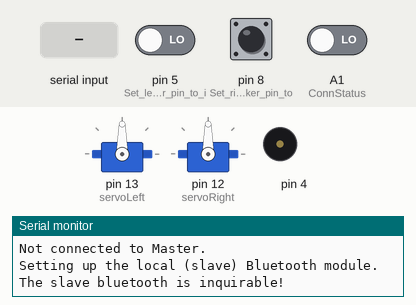
A sketch run on a simulated Arduino Uno, built with avr-gcc and run on an emulated ATmega328P. Parts: 2 × servo, buzzer (waves = sounding), the last lines printed to the serial monitor. Inputs (shaded band) come from the test bench; at power-on: pin 8 (Set_right_whisker_pin_to) LOW, pin 5 (Set_left_whisker_pin_to_i) LOW, A1 (ConnStatus) LOW.

Above: at 7.2 s.
7.3 s: "B" received over the second serial link
At 8.3 s:
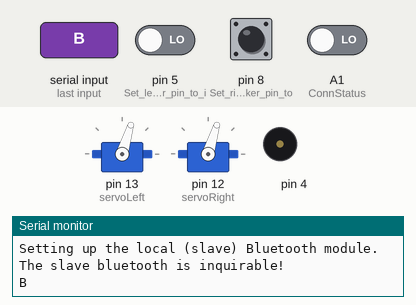
10.3 s: pin 8 (Set_right_whisker_pin_to) pulled HIGH for 1 s
At 11.8 s:
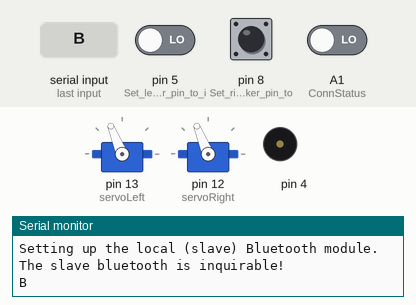
13.3 s: pin 8 (Set_right_whisker_pin_to) pulled HIGH for 3.2 s
At 15.7 s:
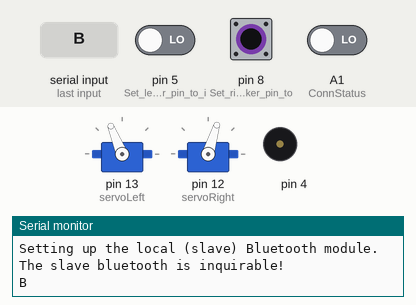
18.0 s: pin 5 (Set_left_whisker_pin_to_i) driven HIGH and pin 8 (Set_right_whisker_pin_to) driven HIGH
At 19.7 s:
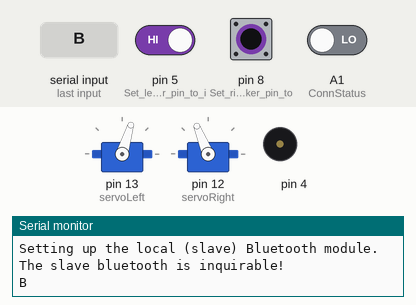
20.0 s: pin 5 (Set_left_whisker_pin_to_i) driven LOW
At 20.4 s:
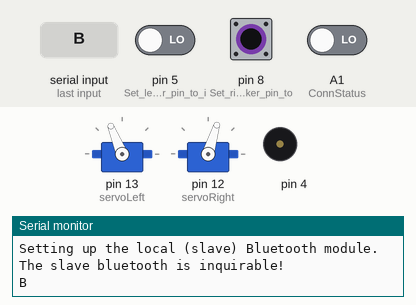
Timing chart, 0 to 24.0 s (numbered marks = the images above; inputs shaded):
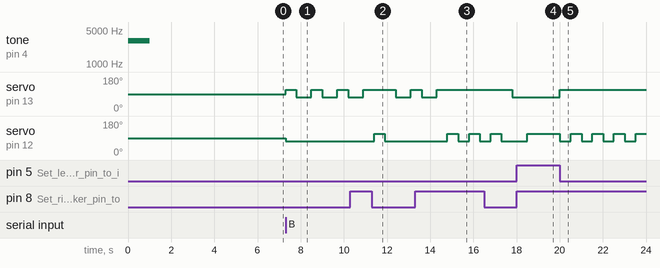

The sketch:

slaveCode.ino
```cpp
//FINAL
//-----------------------------------------------------------------------------------------------------------//
//                                                                                                           //
//  Slave_ELEC1601_Student_2019_v3                                                                           //
//  The Instructor version of this code is identical to this version EXCEPT it also sets PIN codes           //
//  20191008 Peter Jones                                                                                     //
//                                                                                                           //
//  Bi-directional passing of serial inputs via Bluetooth                                                    //
//  Note: the void loop() contents differ from "capitalise and return" code                                  //
//                                                                                                           //
//  This version was initially based on the 2011 Steve Chang code but has been substantially revised         //
//  and heavily documented throughout.                                                                       //
//                                                                                                           //
//  20190927 Ross Hutton                                                                                     //
//  Identified that opening the Arduino IDE Serial Monitor asserts a DTR signal which resets the Arduino,    //
//  causing it to re-execute the full connection setup routine. If this reset happens on the Slave system,   //
//  re-running the setup routine appears to drop the connection. The Master is unaware of this loss and      //
//  makes no attempt to re-connect. Code has been added to check if the Bluetooth connection remains         //
//  established and, if so, the setup process is bypassed.                                                   //
//                                                                                                           //
//-----------------------------------------------------------------------------------------------------------//

#include <SoftwareSerial.h>   //Software Serial Port
#include <Servo.h>

#define RxD 7
#define TxD 6
#define ConnStatus A1

#define DEBUG_ENABLED  1


// ##################################################################################
// ### EDIT THE LINES BELOW TO MATCH YOUR SHIELD NUMBER AND CONNECTION PIN OPTION ###
// ##################################################################################

int shieldPairNumber = 16;

// CAUTION: If ConnStatusSupported = true you MUST NOT use pin A1 otherwise "random" reboots will occur
// CAUTION: If ConnStatusSupported = true you MUST set the PIO[1] switch to A1 (not NC)

boolean ConnStatusSupported = true;   // Set to "true" when digital connection status is available on Arduino pin

// #######################################################

// The following two string variable are used to simplify adaptation of code to different shield pairs

String slaveNameCmd = "\r\n+STNA=Slave";   // This is concatenated with shieldPairNumber later

SoftwareSerial blueToothSerial(RxD,TxD);


//Wheels set up
Servo servoLeft;
Servo servoRight;

//whister
byte wLeftOld;                               // Previous loop whisker values
byte wRightOld;
byte counter;                                // For counting alternate corners


void setup()
{

    //Wheels set up
    servoLeft.attach(13);
    servoRight.attach(12);
    Serial.begin(9600);
    blueToothSerial.begin(38400);                    // Set Bluetooth module to default baud rate 38400

    pinMode(RxD, INPUT);
    pinMode(TxD, OUTPUT);
    pinMode(ConnStatus, INPUT);

    // whisker code
    pinMode(5, INPUT);                         // Set left whisker pin to input
    pinMode(8, INPUT);                         // Set right whisker pin to input

    tone(4, 3000, 1000);                       // Play tone for 1 second
    delay(1000);                               // Delay to finish tone

    servoRight.attach(12);                     // Attach right signal to pin 12
    servoLeft.attach(13);                      // Attach left signal to pin 13

    wLeftOld = 0;                              // Init. previous whisker states
    wRightOld = 1;
    counter = 0;                               // Initialize counter to 0

    //  Check whether Master and Slave are already connected by polling the ConnStatus pin (A1 on SeeedStudio v1 shield)
    //  This prevents running the full connection setup routine if not necessary.

    if(ConnStatusSupported) Serial.println("Checking Slave-Master connection status.");

    if(ConnStatusSupported && digitalRead(ConnStatus)==1)
    {
        Serial.println("Already connected to Master - remove USB cable if reboot of Master Bluetooth required.");
    }
    else
    {
        Serial.println("Not connected to Master.");

        setupBlueToothConnection();   // Set up the local (slave) Bluetooth module

        delay(1000);                  // Wait one second and flush the serial buffers
        Serial.flush();
        blueToothSerial.flush();
    }
}

void setupBlueToothConnection()
{
    Serial.println("Setting up the local (slave) Bluetooth module.");

    slaveNameCmd += shieldPairNumber;
    slaveNameCmd += "\r\n";

    blueToothSerial.print("\r\n+STWMOD=0\r\n");      // Set the Bluetooth to work in slave mode
    blueToothSerial.print(slaveNameCmd);             // Set the Bluetooth name using slaveNameCmd
    blueToothSerial.print("\r\n+STAUTO=0\r\n");      // Auto-connection should be forbidden here
    blueToothSerial.print("\r\n+STOAUT=1\r\n");      // Permit paired device to connect me

    //  print() sets up a transmit/outgoing buffer for the string which is then transmitted via interrupts one character at a time.
    //  This allows the program to keep running, with the transmitting happening in the background.
    //  Serial.flush() does not empty this buffer, instead it pauses the program until all Serial.print()ing is done.
    //  This is useful if there is critical timing mixed in with Serial.print()s.
    //  To clear an "incoming" serial buffer, use while(Serial.available()){Serial.read();}

    blueToothSerial.flush();
    delay(2000);                                     // This delay is required

    blueToothSerial.print("\r\n+INQ=1\r\n");         // Make the slave Bluetooth inquirable

    blueToothSerial.flush();
    delay(2000);                                     // This delay is required

    Serial.println("The slave bluetooth is inquirable!");
}

void manualDriveHandler(char input) {
    if (input == 'W') {
        //Go forward
      servoLeft.writeMicroseconds(1400);         // Left wheel counterclockwise
      servoRight.writeMicroseconds(1600);        // Right wheel clockwise
      delay(20);
    } else if (input == 'S') {
        //Go backward
        servoLeft.writeMicroseconds(1600);         // Left wheel counterclockwise
        servoRight.writeMicroseconds(1400);        // Right wheel clockwise
      delay(20);
    } else if (input == 'A') {
        //Turn left
        servoLeft.writeMicroseconds(1400);         // Left wheel counterclockwise
        servoRight.writeMicroseconds(1400);        // Right wheel clockwise
      delay(10);
    } else if (input == 'D') {
        //Turn right
        servoLeft.writeMicroseconds(1600);         // Left wheel counterclockwise
        servoRight.writeMicroseconds(1600);        // Right wheel clockwise
      delay(10);
    }
      else if (input == 'P'){
        servoLeft.writeMicroseconds(1500);         // Left wheel counterclockwise
        servoRight.writeMicroseconds(1500);
    }
}

void forward(int time)                       // Forward function
{
  servoLeft.writeMicroseconds(1300);         // Left wheel counterclockwise
  servoRight.writeMicroseconds(1700);        // Right wheel clockwise
  delay(time);                               // Maneuver for time ms
}

void turnLeft(int time)                      // Left turn function
{
  servoLeft.writeMicroseconds(1300);         // Left wheel clockwise
  servoRight.writeMicroseconds(1300);        // Right wheel clockwise
  delay(time);                               // Maneuver for time ms
}

void turnRight(int time)                     // Right turn function
{
  servoLeft.writeMicroseconds(1700);         // Left wheel counterclockwise
  servoRight.writeMicroseconds(1700);        // Right wheel counterclockwise
  delay(time);                               // Maneuver for time ms
}

void backward(int time)                      // Backward function
{
  servoLeft.writeMicroseconds(1700);         // Left wheel clockwise
  servoRight.writeMicroseconds(1300);        // Right wheel counterclockwise
  delay(time);                               // Maneuver for time ms
}

void loop()
{
    char recvChar;

    while(1)
    {
        if(blueToothSerial.available())     // Check if there's any data sent from the remote Bluetooth shield
        {
            recvChar = blueToothSerial.read();
            Serial.println(recvChar);
            manualDriveHandler(recvChar);

            if  (recvChar =='B')
            {
              break;
            }
        }
    }

    while(1)
    {
        byte wLeft = digitalRead(5);               // Copy right result to wLeft
        byte wRight = digitalRead(8);              // Copy left result to wRight

        if(wLeft != wRight)                        // One whisker pressed?
        {
        // Alternate from last time?
          if ((wLeft != wLeftOld) && (wRight != wRightOld))
          {
            counter++;                             // Increase count by one
            wLeftOld = wLeft;                      // Record current for next rep
            wRightOld = wRight;
            if(counter == 4)                       // Stuck in a corner?
            {
              wLeft = 0;                           // Set up for U-turn
              wRight = 0;
              counter = 0;                         // Clear alternate corner count
            }
          }
          else                                     // Not alternate from last time
          {
            counter = 0;                           // Clear alternate corner count
          }
      }

      // Whisker Navigation
      if((wLeft == 0) && (wRight == 0))          // If both whiskers contact
      {
        backward(500);                          // Back up 1 second
        turnLeft(700);                           // Turn left about 120 degrees
      }
      else if(wLeft == 0)                        // If only left whisker contact
      {
        backward(500);                          // Back up 1 second
        turnRight(500);                          // Turn right about 60 degrees
      }
      else if(wRight == 0)                       // If only right whisker contact
      {
        backward(500);                          // Back up 1 second
        turnLeft(500);                           // Turn left about 60 degrees
      }
      else                                       // Otherwise, no whisker contact
      {
        forward(20);                             // Forward 1/50 of a second
      }
    }
}
```

Measured:
- after the input at 7.3 s, servo on pin 13 (servoLeft): alternates 112° for 0.50 s and 73° for 0.70 s, starting at once; servo on pin 12 (servoRight): 90° → 73° at once
- after the input at 10.3 s, servo on pin 12 (servoRight): 73° → 112° after 1.1 s, → 73° 0.50 s later
- after the input at 13.3 s, servo on pin 12 (servoRight): alternates 112° for 0.50 s and 73° for 0.50 s, starting after 1.5 s
- after the input at 18.0 s, servo on pin 13 (servoLeft): stays 73° (without the input it goes to 112° after 0.50 s); servo on pin 12 (servoRight): 73° → 112° after 0.50 s
- after the input at 20.0 s, servo on pin 13 (servoLeft): 73° → 112° at once; servo on pin 12 (servoRight): alternates 112° for 0.50 s and 73° for 0.50 s, starting at once
